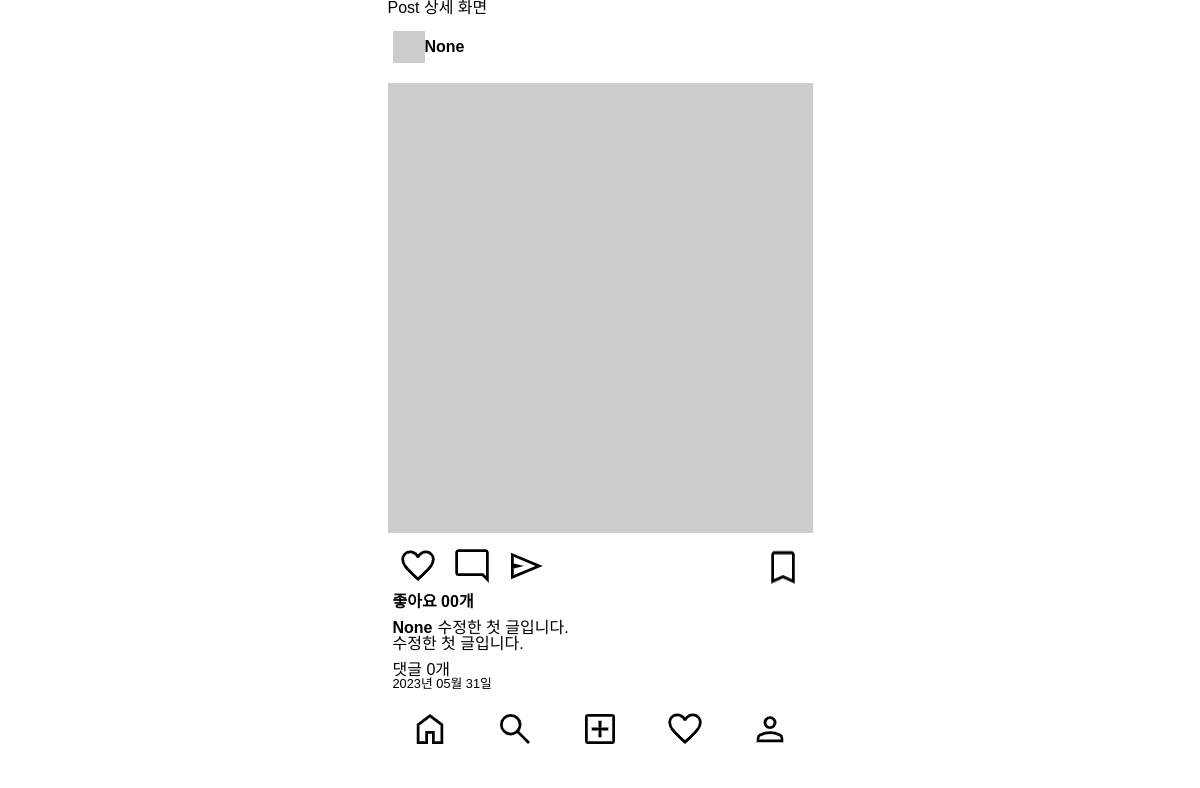
The app's page /posts/1/ with its own data.
### posts/models.py (models this page shows)
class Post(models.Model):
    image = models.ImageField(verbose_name='이미지', null=True, blank=True)
    content = models.TextField(verbose_name= '내용')
    created_at = models.DateTimeField(verbose_name='작성일', auto_now_add=True)
    view_count = models.IntegerField(verbose_name='조회수', default=0)
    writer= models.ForeignKey(to=User, on_delete=models.CASCADE, null=True, blank=True)

### posts/views.py (the view)
# urls.py: path('<int:id>/', post_detail_view, name='post-detail'),
def post_detail_view(request, id):
    try:
        post = Post.objects.get(id=id)
    except Post.DoesNotExist:
        return redirect('index')
    context = {
        'post': post,
    }
    return render(request, 'posts/post_detail.html', context)

### templates/posts/post_detail.html (shortened to what this page needs)
{% extends 'base.html' %}
{% block content %}
<h1>Post 상세  화면</h1>
{% include 'mixin/posts/post_card.html' with detail=True %}
{% endblock %}

### templates/mixin/posts/post_card.html (shortened to what this page needs)
{% load static %}
<div class="card">
    <div class="card__header">
        <img src="http://via.placeholder.com/32x32" alt="프로필이미지">
        <a href="#">
            <span class="card__user-name">{{ post.writer }}</span>
        </a>
    </div>
    <div class="card__body">
        <div>
            {% if post.image %}
                <img class="card__image" src="{{ post.image.url }}" alt="">
            {% else %}
                <img class="card__image" src="http://via.placeholder.com/600X600" alt="">
            {% endif %}
        </div>
        <div class="card__btn-group">
            <div>
                <img class="card__btn" src="{% static 'icons/favorite.png' %}" alt="좋아요">
                <img class="card__btn" src="{% static 'icons/comment.png' %}" alt="댓글">
                <img class="card__btn" src="{% static 'icons/send.png' %}" alt="공유하기">
            </div>
        <img class="card__btn" src="{% static 'icons/bookmark.png' %}" alt="북마크">
    </div>
    <div class="card_content">
        <span class="card__like-num">좋아요 00개</span>
        <div class="card__main-text">
            <p><span class="card__user-name">{{ post.writer }}</span>{{post.content|truncatechars:35}}</p>
                {% if not detail %}
                    {{post.content|truncatechars:35}}
                {% else %}
                    {{post.content}}
                {% endif %}
        </div>
        <div>
            <p>댓글 {{ post.comment_set.all.count }}개
            </p>
            <p class="card__created-at">{{post.created_at|date:"Y년 m월 d일"}}</p>
        </div>
    </div>
</div>

### static/css/index.css (style rules this page uses)
.container { display: flex; flex-direction: column; max-width: 425px; }
body { font-family: 'Noto Sans KR', sans-serif; margin: 0 auto 60px auto; }
.card__header { display: flex; align-items: center; margin: 15px 0; padding: 0 5px; }
.card__user-name { font-weight: bold; margin: 0 5px 0 0; }
.card__body { margin: 10px 0; }
.card__image { height: 450px; width: 100%; margin: 5px 0; object-fit: cover; }
.card__btn-group { display: flex; justify-content: space-between; margin: 5px 0; padding: 0 5px; }
.card__btn { margin: 0 5px; }
.card_content { display: flex; flex-direction: column; padding: 0 5px; }
.card__like-num { font-weight: bold; }
.card__main-text { margin: 10px 0; }
.card__created-at { font-weight: lighter; font-size: 0.8rem; }

### records on screen
Post: writer "None", content "수정한 첫 글입니다.", comment_set.all.count "0", created_at "2023년 05월 31일"
